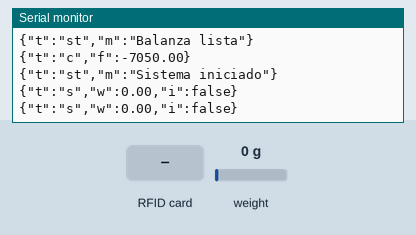
This sketch was run on a simulated ESP32. On the bench: the last lines printed to the serial monitor. Wiring (inferred from the names in the program): IR receiver: data GPIO 27. Inputs (shaded band) come from the test bench; at power-on: weight on the scale 0 g.

Above: at 3.2 s.
3.3 s: RFID card 5E 7A 19 C4 held to the reader
At 4.0 s:
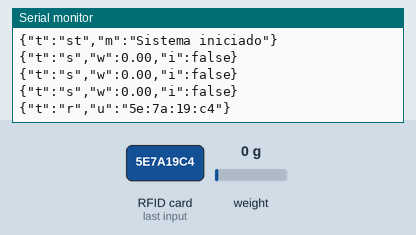
5.1 s: weight on the scale set to 100 g
At 5.6 s:
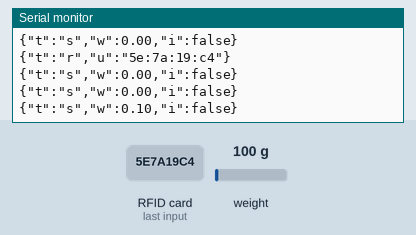
6.6 s: weight on the scale set to 1250 g
At 7.2 s:
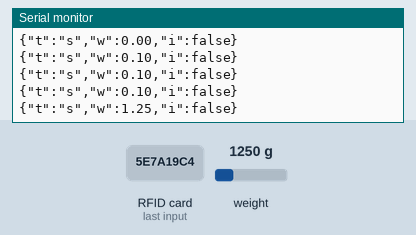
Timing chart, 0 to 9.6 s (numbered marks = the images above; inputs shaded):
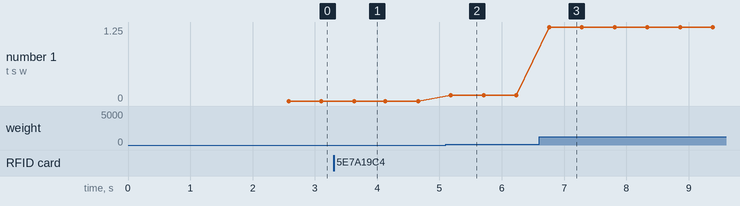

Measured:
- after the input at 3.3 s, the serial monitor: prints a new line after 0.33 s (image 1)
- after the input at 5.1 s, the serial monitor: prints a new line after 0.08 s (image 2)
- after the input at 6.6 s, the serial monitor: prints a new line after 0.16 s (image 3)
- plotted number 1: 0 → 0.1 after the input at 5.1 s, 0.1 → 1.25 after the input at 6.6 s

The sketch:

microcomponente.ino
```cpp
#include "config.h"

unsigned long tiempoAnterior = 0;

void setup() {
  Serial.begin(115200);
  delay(1000);

  sendStatus("Iniciando sistema...");

  initRFID();
  sendStatus("RFID listo");

  initIR();
  sendStatus("IR listo");

  initWeight();
  sendStatus("Balanza lista");

  sendCalibration(getCalibration());
  sendStatus("Sistema iniciado");
}

void loop() {
  String uid = leerRFID();
  if (uid.length() > 0) {
    sendRFID(uid);
  }

  unsigned long ahora = millis();
  if (ahora - tiempoAnterior >= INTERVALO_LECTURA) {
    tiempoAnterior = ahora;

    bool ir = leerSensorIR();
    float peso = leerPeso();

    sendSensorReading(peso, ir);
  }
}
```

ir_handler.ino
```cpp
// ================= IR SENSOR =================

void initIR() {
  pinMode(PIN_IR, INPUT);
}

bool leerSensorIR() {
  int lectura = digitalRead(PIN_IR);

  if (IR_ACTIVO_EN_LOW) {
    return lectura == LOW;
  } else {
    return lectura == HIGH;
  }
}
```

rfid_handler.ino
```cpp
// ================= RFID RC522 =================
#include <SPI.h>
#include <MFRC522.h>

MFRC522 rfid(RFID_SS_PIN, RFID_RST_PIN);

void initRFID() {
  SPI.begin();
  rfid.PCD_Init();
}

String leerRFID() {
  if (!rfid.PICC_IsNewCardPresent() || !rfid.PICC_ReadCardSerial()) {
    return "";
  }

  String uid = "";
  for (byte i = 0; i < rfid.uid.size; i++) {
    if (rfid.uid.uidByte[i] < 0x10) {
      uid += "0";
    }
    uid += String(rfid.uid.uidByte[i], HEX);
    if (i < rfid.uid.size - 1) {
      uid += ":";
    }
  }

  rfid.PICC_HaltA();
  rfid.PCD_StopCrypto1();

  return uid;
}
```

serial_handler.ino
```cpp
// ================= JSON SERIAL OUTPUT =================

void sendSensorReading(float peso, bool ir) {
  Serial.print("{\"t\":\"s\",\"w\":");
  Serial.print(peso, 2);
  Serial.print(",\"i\":");
  Serial.print(ir ? "true" : "false");
  Serial.println("}");
}

void sendRFID(String uid) {
  Serial.print("{\"t\":\"r\",\"u\":\"");
  Serial.print(uid);
  Serial.println("\"}");
}

void sendStatus(const char* msg) {
  Serial.print("{\"t\":\"st\",\"m\":\"");
  Serial.print(msg);
  Serial.println("\"}");
}

void sendCalibration(float factor) {
  Serial.print("{\"t\":\"c\",\"f\":");
  Serial.print(factor, 2);
  Serial.println("}");
}
```

weight_handler.ino
```cpp
// ================= HX711 LOAD CELL =================
#include "HX711.h"

HX711 balanza;

void initWeight() {
  balanza.begin(HX711_DT, HX711_SCK);
  balanza.set_scale(factorCalibracion);
  balanza.tare();
}

void setCalibration(float factor) {
  factorCalibracion = factor;
  balanza.set_scale(factorCalibracion);
}

float getCalibration() {
  return factorCalibracion;
}

float leerPeso() {
  if (balanza.is_ready()) {
    return balanza.get_units(5);
  }
  return NAN;
}
```

config.h
```cpp
#ifndef CONFIG_H
#define CONFIG_H

// ================= RFID RC522 =================
#define RFID_SS_PIN   5
#define RFID_RST_PIN  22

// ================= HX711 =================
#define HX711_DT   32
#define HX711_SCK  33

// ================= SENSOR IR =================
#define PIN_IR      27

// ================= TIEMPOS =================
const unsigned long INTERVALO_LECTURA = 500;

// ================= BALANZA =================
float factorCalibracion = -7050.0;

// Muchos sensores IR dan LOW cuando detectan objeto.
// Si tu sensor funciona al revés, cambia esto a false.
const bool IR_ACTIVO_EN_LOW = true;

#endif
```
